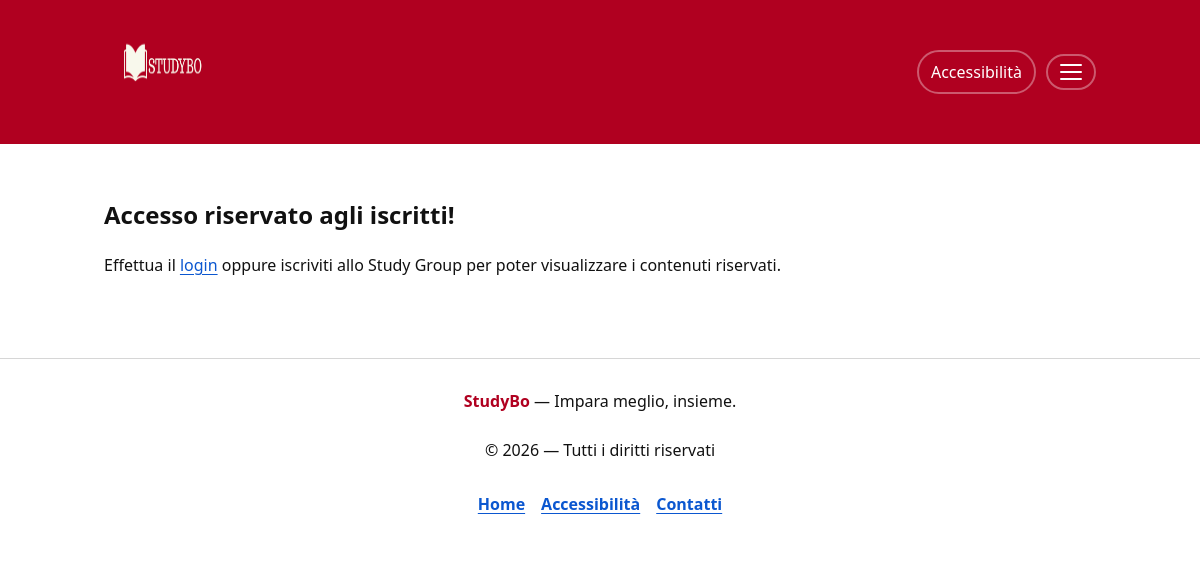
Before: /bacheca2.php?idcdl=1&idesame=4&idstudygroup=4 (signed in) with the older database file.
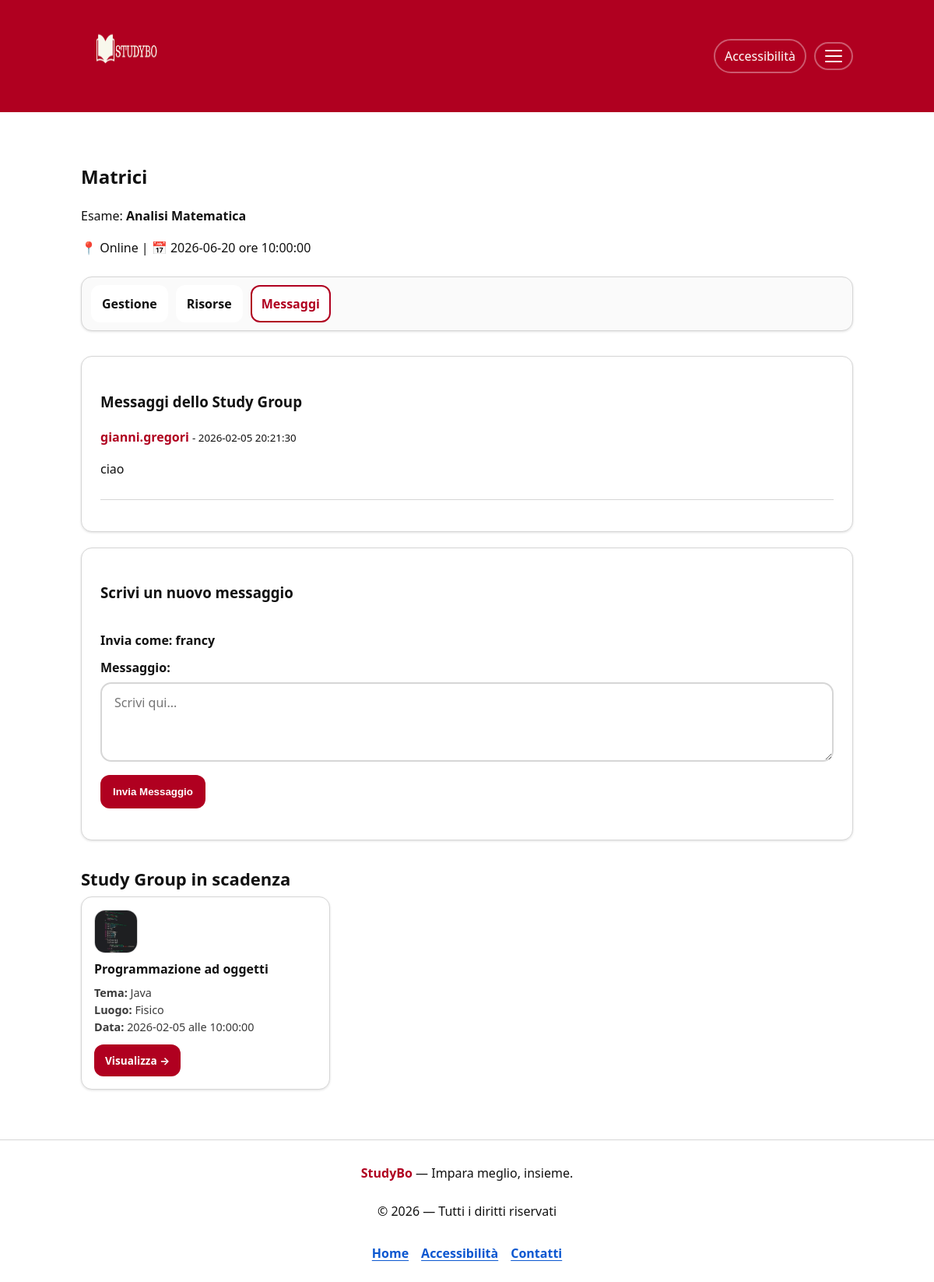
After: the same page with the newer database file.
### tables this page shows
CREATE TABLE `studygroup` (
  `idcdl` int(11) NOT NULL,
  `idesame` int(11) NOT NULL,
  `idstudygroup` int(11) NOT NULL,
  `idlingua` char(5) NOT NULL,
  `tema` char(30) NOT NULL,
  `luogo` char(20) NOT NULL,
  `dettaglioluogo` text NOT NULL,
  `data` date NOT NULL,
  `ora` time NOT NULL,
  `amministratoresg` char(100) NOT NULL
);

CREATE TABLE `esame` (
  `idcdl` int(11) NOT NULL,
  `idesame` int(11) NOT NULL,
  `nomeesame` char(100) NOT NULL,
  `annoesame` int(11) NOT NULL,
  `imgesame` char(100) NOT NULL,
  `principale` tinyint(1) NOT NULL
);

CREATE TABLE `messaggio` (
  `idcdl` int(3) NOT NULL,
  `idesame` int(4) NOT NULL,
  `idstudygroup` int(5) NOT NULL,
  `idmessaggio` int(5) NOT NULL,
  `username` char(30) NOT NULL,
  `testomessaggio` char(255) NOT NULL,
  `datamsg` date NOT NULL,
  `oramsg` time NOT NULL,
  `msgsegnalato` tinyint(1) NOT NULL
);

CREATE TABLE `user` (
  `username` char(100) NOT NULL,
  `cognome` char(100) NOT NULL,
  `nome` char(100) NOT NULL,
  `password` char(200) NOT NULL,
  `attivo` char(1) NOT NULL,
  `amministratore` char(1) NOT NULL,
  `imguser` char(100) NOT NULL,
  `idcdl` int(11) DEFAULT NULL
);

### bacheca2.php (called while the page is built, shortened)
<?php
require_once 'bootstrap.php';
$idcdl = $_GET["idcdl"];
$idesame = $_GET["idesame"];
$idsg = $_GET["idstudygroup"];
$info = $dbh->getSgById($idcdl, $idesame, $idsg);
$templateParams["info_gruppo"] = $info[0] ?? null;
$templateParams["studygroup"] = $dbh->getEsameById($idcdl, $idesame);
if(isset($_SESSION["username"])){
    $u = $_SESSION["username"];
    $templateParams["partecipanti"] = $dbh->getPartecipantiByUser($idcdl, $idesame, $idsg, $u);
    $templateParams["amministratore"] = $dbh->isAdmin($u)[0]["amministratore"];
    $templateParams["nomeutente"] = $dbh->getNameUser($u)[0]["nome"];
    if(empty($templateParams["partecipanti"])){
        $templateParams["titolo"] = "StudyBo - Accesso non consentito";
        $templateParams["nome"] = "accesso-negato.php";
    } else {
        $templateParams["titolo"] = "StudyBo - Bacheca Messaggi";
        $templateParams["nome"] = "messaggi.php";
        $templateParams["messaggio"] = $dbh->getMsgsFromId($idcdl, $idesame, $idsg);
    }
} else {
    $templateParams["amministratore"] = 9;
    $templateParams["nomeutente"] = "";
    $templateParams["titolo"] = "StudyBo - Accesso non consentito";
    $templateParams["nome"] = "accesso-negato.php";
}
$templateParams["studygroupscadenza"] = $dbh->getStGrScad();
$templateParams["js"] = array("js/messaggi.js");
require 'template/base.php';
?>

### db/DatabaseHelper.php (called while the page is built, shortened)
<?php
class DatabaseHelper {
    private $db;
    public function __construct($servername, $username, $password, $dbname, $port){
        $this->db = new mysqli($servername, $username, $password, $dbname, $port);
    }
    public function isAdmin($u){
        $stmt = $this->db->prepare("SELECT amministratore FROM user WHERE username = ?");
        $stmt->bind_param('s', $u);
        $stmt->execute();
        return $stmt->get_result()->fetch_all(MYSQLI_ASSOC);
    }
    public function getUser($u){
        $stmt = $this->db->prepare("SELECT * FROM user WHERE username = ?");
        $stmt->bind_param('s', $u);
        $stmt->execute();
        return $stmt->get_result()->fetch_all(MYSQLI_ASSOC);
    }
    public function getNameUser($u){ return $this->getUser($u); }
    public function getEsameById($idcdl, $idesame = null){
        if($idesame === null){
            $stmt = $this->db->prepare("SELECT * FROM esame WHERE idesame = ?");
            $stmt->bind_param('i', $idcdl);
        } else {
            $stmt = $this->db->prepare("SELECT * FROM esame WHERE idcdl = ? AND idesame = ?");
            $stmt->bind_param('ii', $idcdl, $idesame);
        }
        $stmt->execute();
        return $stmt->get_result()->fetch_all(MYSQLI_ASSOC);
    }
    public function getSgById($c, $e, $s) {
        $stmt = $this->db->prepare("SELECT S.*, L.descrizionelingua, E.nomeesame FROM studygroup S JOIN lingua L ON S.idlingua = L.idlingua JOIN esame E ON (E.idesame = S.idesame AND E.idcdl = S.idcdl) WHERE S.idcdl = ? AND S.idesame = ? AND S.idstudygroup = ?");
        $stmt->bind_param('iii', $c, $e, $s);
        $stmt->execute();
        return $stmt->get_result()->fetch_all(MYSQLI_ASSOC);
    }
    public function getMsgsFromId($c, $e, $s){
        $stmt = $this->db->prepare("SELECT M.*, U.* FROM messaggio M JOIN user U ON M.username=U.username WHERE M.idcdl=? AND M.idesame=? AND M.idstudygroup=? ORDER BY datamsg, oramsg");
        $stmt->bind_param('iii', $c, $e, $s);
        $stmt->execute();
        return $stmt->get_result()->fetch_all(MYSQLI_ASSOC);
    }
    public function getPartecipantiByUser($cdl, $esame, $sg, $user){
        $query = "SELECT A.*, U.imguser, U.nome, U.cognome
                FROM adesione A
                JOIN user U ON A.username = U.username
                WHERE A.idcdl = ? AND A.idesame = ? AND A.idstudygroup = ? AND A.username = ?";
        $stmt = $this->db->prepare($query);
        $stmt->bind_param('iiis', $cdl, $esame, $sg, $user);
        $stmt->execute();
        return $stmt->get_result()->fetch_all(MYSQLI_ASSOC);
    }
}
?>

### bootstrap.php (called while the page is built, shortened)
<?php
require_once 'db/DatabaseHelper.php';
$dbh = new DatabaseHelper(DB_HOST, DB_USER, DB_PASS, DB_NAME, DB_PORT);
?>

### template/messaggi.php (the view, shortened to what the changed rows need)
<section class="bacheca-sg">
    <header class="sezione">
        <h2><?php echo e($templateParams["info_gruppo"]["tema"]); ?></h2>
        <p>Esame: <strong><?php echo e($templateParams["studygroup"][0]["nomeesame"] ?? 'Esame'); ?></strong></p>
        <p>📍 <?php echo e($templateParams["info_gruppo"]["luogo"]); ?> | 📅 <?php echo e($templateParams["info_gruppo"]["data"]); ?> ore <?php echo e($templateParams["info_gruppo"]["ora"]); ?></p>
    </header>
    <nav class="admin-nav" aria-label="Navigazione Study Group">
        <ul class="admin-nav-list">
            <li class="admin-nav-item">
                <a class="admin-nav-link" href="studygroup.php?idcdl=<?php echo $_GET["idcdl"]; ?>&idesame=<?php echo $_GET["idesame"]; ?>&idstudygroup=<?php echo $_GET["idstudygroup"]; ?>">Gestione</a>
            </li>
            <li class="admin-nav-item">
                <a class="admin-nav-link" href="risorsesg.php?idcdl=<?php echo $_GET["idcdl"]; ?>&idesame=<?php echo $_GET["idesame"]; ?>&idstudygroup=<?php echo $_GET["idstudygroup"]; ?>">Risorse</a>
            </li>
            <li class="admin-nav-item">
                <a class="admin-nav-link is-active" href="bacheca2.php?idcdl=<?php echo $_GET["idcdl"]; ?>&idesame=<?php echo $_GET["idesame"]; ?>&idstudygroup=<?php echo $_GET["idstudygroup"]; ?>">Messaggi</a>
            </li>
        </ul>
    </nav>
    <div class="struttura-msg">
        <section class="sezione card">
            <h3>Messaggi dello Study Group</h3>
            <ul id="lista-messaggi-ajax" class="lista-messaggi">
                <?php foreach($templateParams["messaggio"] as $m):?>
                    <li class="msg-item">
                        <div class="card-msg">
                            <div class="user-msg">
                                <strong class="msg-username"><?php echo $m["username"]; ?></strong>
                                <small class="text-muted"> - <?php echo $m["datamsg"] . " " . $m["oramsg"]; ?></small>
                            </div>
                            <div class="testo-msg">
                                <p><?php echo e($m["testomessaggio"]); ?></p>
                            </div>
                        </div>
                    </li>
                <?php endforeach; ?>
            </ul>
        </section>
        <section class="nuovo-msg card">
            <h3>Scrivi un nuovo messaggio</h3>
            <form id="crea-msg" action="bacheca2.php?idcdl=<?php echo $_GET["idcdl"]; ?>&idesame=<?php echo $_GET["idesame"]; ?>&idstudygroup=<?php echo $_GET["idstudygroup"]; ?>" method="POST" class="acc-form">
                <div class="card-nuovomsg">
                    <ul class="msg-form-list">
                        <li class="msg-form-row">
                            <strong>Invia come: <?php echo $_SESSION["username"]; ?></strong>
                        </li>
                        <li class="msg-form-row">
                            <label for="testomsg" class="acc-label">Messaggio: </label>
                            <textarea id="testomsg" name="testomsg" class="sb-input msg-textarea" rows="3" placeholder="Scrivi qui..."></textarea>
                        </li>
                        <li>
                            <input type="submit" value="Invia Messaggio" class="btn-primary"/>
                        </li>
                    </ul>
                </div>
            </form>
        </section>
    </div>
</section>

### template/base.php (shortened to what the changed rows need)
<!DOCTYPE html>
<html lang="it">
<head>
    <link rel="stylesheet" href="style.css?v=1.1"/>
    </head>
<body onload="typeof checkNotifica === 'function' && checkNotifica()">
    <main class="pagina" id="contenuto">
        <?php
        if (isset($templateParams["nome"])) {
            $view = __DIR__ . '/' . ltrim($templateParams["nome"], '/\\');
            require $view;
        }
        ?>
        <?php if(isset($templateParams["studygroupscadenza"]) && !empty($templateParams["studygroupscadenza"])): ?>
        <section class="sezione" aria-labelledby="scadenze-sidebar-title">
            <div class="section-head">
                <h2 id="scadenze-sidebar-title">Study Group in scadenza</h2>
            </div>
            <div class="griglia-corsi">
                <?php foreach($templateParams["studygroupscadenza"] as $cardstudygr): ?>
                    <article class="card-corso">
                        <div class="card-icon">
                            <img src="img/esami/<?php echo $cardstudygr["imgesame"]; ?>" alt="">
                        </div>
                        <h3 class="card-title"><?php echo e($cardstudygr["nomeesame"]); ?></h3>
                        <ul class="card-meta">
                            <li><strong>Tema:</strong> <?php echo e($cardstudygr["tema"]); ?></li>
                            <li><strong>Luogo:</strong> <?php echo e($cardstudygr["luogo"]); ?></li>
                            <li><strong>Data:</strong> <?php echo e($cardstudygr["data"]); ?> alle <?php echo e($cardstudygr["ora"]); ?></li>
                        </ul>
                        <a class="btn-primary btn-small" href="studygroup.php?idcdl=<?php echo $cardstudygr["idcdl"]; ?>&idesame=<?php echo $cardstudygr["idesame"]; ?>&idstudygroup=<?php echo $cardstudygr["idstudygroup"]; ?>">Visualizza →</a>
                    </article>
                <?php endforeach; ?>
            </div>
        </section>
        <?php endif; ?>
    </main>
</body>
</html>

### template/accesso-negato.php
<section class="accesso-negato">
    <h2>Accesso riservato agli iscritti!</h2>
    <p>Effettua il <a href="login.php">login</a> oppure iscriviti allo Study Group per poter visualizzare i contenuti riservati.</p>
</section>

Changed rows visible on the page:
added studygroup: tema "Matrici", luogo "Online", data "2026-06-20", ora "10:00:00"
now on this page (row unchanged): esame: nomeesame "Analisi Matematica"
added messaggio: user.username "gianni.gregori", datamsg "2026-02-05", oramsg "20:21:30", testomessaggio "ciao"
added studygroup: esame.imgesame (picture), esame.nomeesame "Programmazione ad oggetti", tema "Java", luogo "Fisico", data "2026-02-05", ora "10:00:00"
Other visible differences:
$_SESSION["username"]: (not shown) → "francy"
form field value: (not shown) → "Invia Messaggio"
text no longer shown: "Accesso riservato agli iscritti! Effettua il login oppure iscriviti allo Study Group per poter visualizzare i contenuti riservati."
text now shown: "Esame: 📍 | 📅 ore Gestione Risorse Messaggi Messaggi dello Study Group Scrivi un nuovo messaggio Invia come: Messaggio: Study Group in scadenza"
